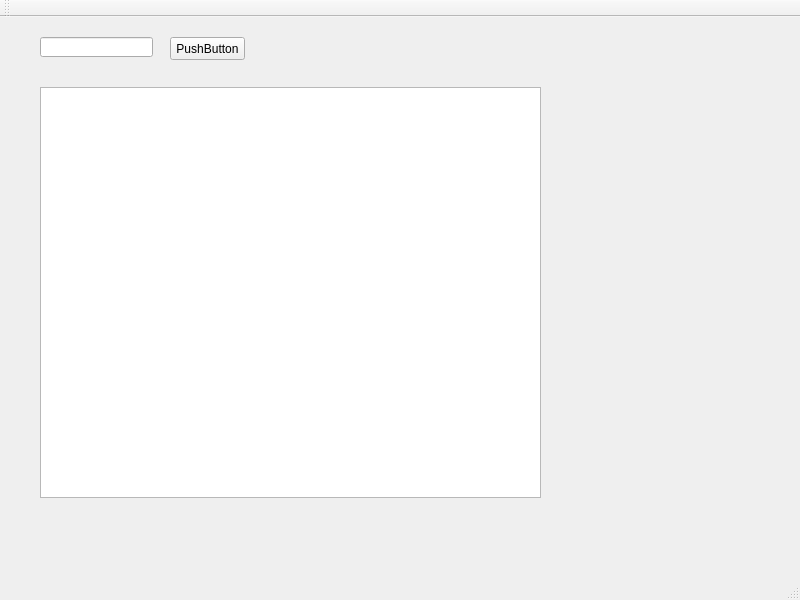
<?xml version="1.0" encoding="UTF-8"?>
<ui version="4.0">
 <class>MainWindow</class>
 <widget class="QMainWindow" name="MainWindow">
  <property name="geometry">
   <rect>
    <x>0</x>
    <y>0</y>
    <width>800</width>
    <height>600</height>
   </rect>
  </property>
  <property name="windowTitle">
   <string>MainWindow</string>
  </property>
  <widget class="QWidget" name="centralWidget">
   <widget class="QLineEdit" name="lineEdit">
    <property name="geometry">
     <rect>
      <x>40</x>
      <y>20</y>
      <width>113</width>
      <height>20</height>
     </rect>
    </property>
   </widget>
   <widget class="QPushButton" name="pushButton">
    <property name="geometry">
     <rect>
      <x>170</x>
      <y>20</y>
      <width>75</width>
      <height>23</height>
     </rect>
    </property>
    <property name="text">
     <string>PushButton</string>
    </property>
   </widget>
   <widget class="QTextBrowser" name="textBrowser">
    <property name="geometry">
     <rect>
      <x>40</x>
      <y>70</y>
      <width>501</width>
      <height>411</height>
     </rect>
    </property>
   </widget>
  </widget>
  <widget class="QMenuBar" name="menuBar">
   <property name="geometry">
    <rect>
     <x>0</x>
     <y>0</y>
     <width>800</width>
     <height>22</height>
    </rect>
   </property>
  </widget>
  <widget class="QToolBar" name="mainToolBar">
   <attribute name="toolBarArea">
    <enum>TopToolBarArea</enum>
   </attribute>
   <attribute name="toolBarBreak">
    <bool>false</bool>
   </attribute>
  </widget>
  <widget class="QStatusBar" name="statusBar"/>
 </widget>
 <layoutdefault spacing="6" margin="11"/>
 <resources/>
 <connections/>
</ui>
